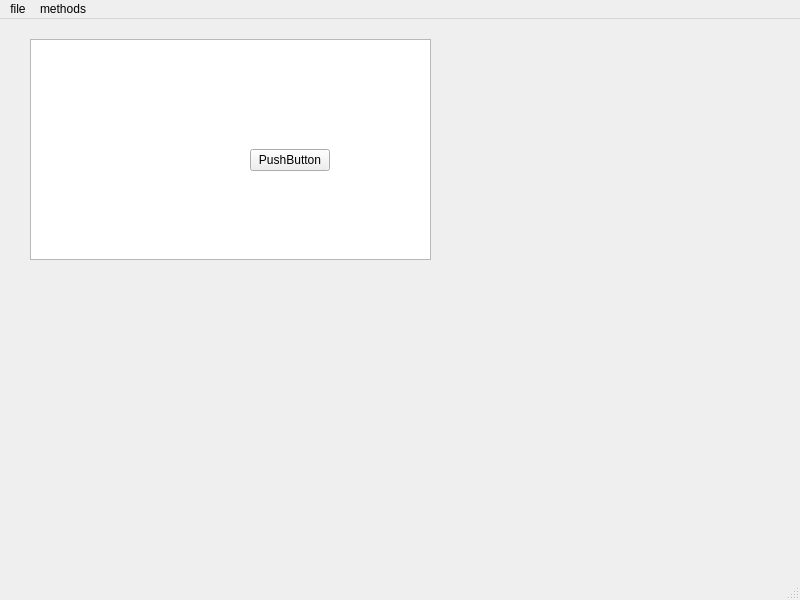
<?xml version="1.0" encoding="UTF-8"?>
<ui version="4.0">
 <class>MainWindow</class>
 <widget class="QMainWindow" name="MainWindow">
  <property name="geometry">
   <rect>
    <x>0</x>
    <y>0</y>
    <width>800</width>
    <height>600</height>
   </rect>
  </property>
  <property name="windowTitle">
   <string>MainWindow</string>
  </property>
  <widget class="QWidget" name="centralwidget">
   <widget class="QTextEdit" name="textEdit">
    <property name="geometry">
     <rect>
      <x>30</x>
      <y>20</y>
      <width>401</width>
      <height>221</height>
     </rect>
    </property>
   </widget>
   <widget class="QPushButton" name="pushButton">
    <property name="geometry">
     <rect>
      <x>250</x>
      <y>130</y>
      <width>80</width>
      <height>22</height>
     </rect>
    </property>
    <property name="text">
     <string>PushButton</string>
    </property>
   </widget>
  </widget>
  <widget class="QMenuBar" name="menubar">
   <property name="geometry">
    <rect>
     <x>0</x>
     <y>0</y>
     <width>800</width>
     <height>21</height>
    </rect>
   </property>
   <widget class="QMenu" name="menuread">
    <property name="title">
     <string>file</string>
    </property>
    <property name="toolTipsVisible">
     <bool>false</bool>
    </property>
    <addaction name="actionread"/>
    <addaction name="actionwrite"/>
   </widget>
   <widget class="QMenu" name="menumethods">
    <property name="title">
     <string>methods</string>
    </property>
    <addaction name="actionapproximation"/>
   </widget>
   <addaction name="menuread"/>
   <addaction name="menumethods"/>
  </widget>
  <widget class="QStatusBar" name="statusbar"/>
  <action name="actionread">
   <property name="text">
    <string>read</string>
   </property>
  </action>
  <action name="actionwrite">
   <property name="text">
    <string>write</string>
   </property>
  </action>
  <action name="actionapproximation">
   <property name="text">
    <string>approximation</string>
   </property>
  </action>
 </widget>
 <resources/>
 <connections/>
</ui>
